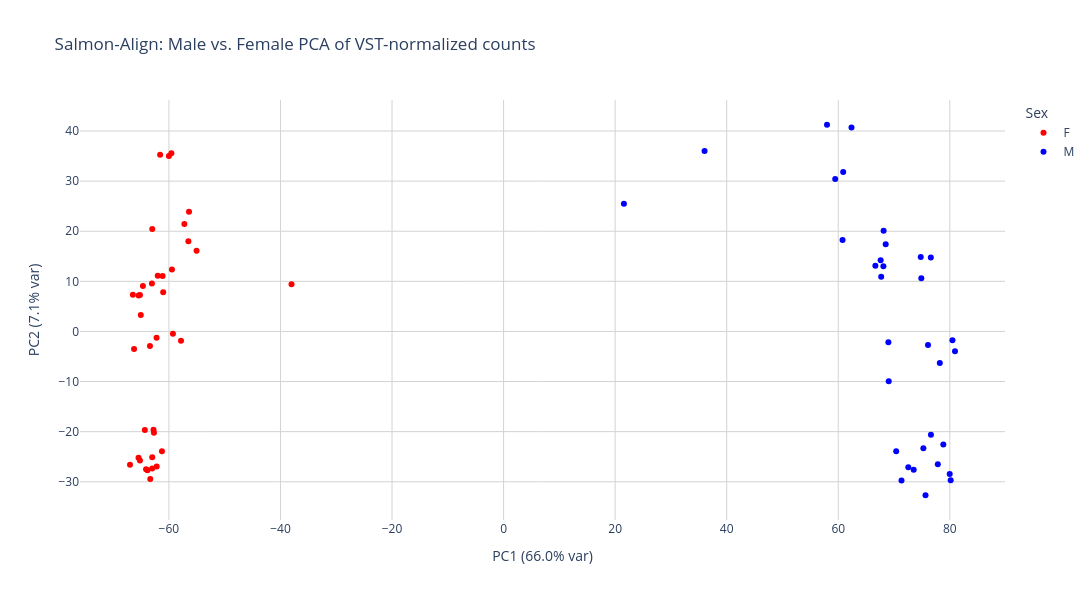

Source (notebook cell):
### Code cell
# create transpose
vst_t = norm_counts.T

pca = PCA(n_components=2)
pca_scores = pca.fit_transform(vst_t)

pca_df = metadata.copy()
pca_df['PC1'] = pca_scores[:,0]
pca_df['PC2'] = pca_scores[:,1]

# Explained variance
pc1_var = pca.explained_variance_ratio_[0] * 100
pc2_var = pca.explained_variance_ratio_[1] * 100

# Define your own color mapping
color_map = {'M': 'blue', 'F': 'red'}  

fig = px.scatter(
    pca_df,
    x='PC1',
    y='PC2',
    color='Sex',  
    color_discrete_map=color_map,          
    hover_name=pca_df.index,
    title=f"Salmon-Align: Male vs. Female PCA of VST-normalized counts"
)

fig.update_layout(
    xaxis_title=f"PC1 ({pca.explained_variance_ratio_[0]*100:.1f}% var)",
    yaxis_title=f"PC2 ({pca.explained_variance_ratio_[1]*100:.1f}% var)",
    plot_bgcolor="white",
        xaxis=dict(
        showgrid=True,
        gridcolor='lightgrey',
        gridwidth=1,
        zeroline=False
    ),
    yaxis=dict(
        showgrid=True,
        gridcolor='lightgrey',
        gridwidth=1,
        zeroline=False
    ),
    width=1200,
    height=600,
)

fig.write_image("pca_salmon_align.svg")
fig.show()

### Figure 1 — Plotly figure (JSON) as saved in the notebook; plotly's stock layout.template omitted (floating-point values rounded to 4 significant figures)
{"data": [{"hovertemplate": "<b>%{hovertext}</b><br><br>Sex=F<br>PC1=%{x}<br>PC2=%{y}<extra></extra>", "hovertext": ["ERR12356072", "ERR12383247", "ERR12383248", "ERR12383252", "ERR12383253", "ERR12383254", "ERR12383259", "ERR12383260", "ERR12383261", "ERR12383265", "ERR12383266", "ERR12383268", "ERR12383272", "ERR12383273", "ERR12383274", "ERR12383279", "ERR12383280", "ERR12383281", "ERR12383283", "ERR12383285", "ERR12383286", "ERR12383287", "ERR12383289", "ERR12383292", "ERR12383293", "ERR12383294", "ERR12383298", "ERR12383299", "ERR12383300", "ERR12383301", "ERR12383305", "ERR12383306", "ERR12383307", "ERR12383311", "ERR12383312", "ERR12383313", "ERR12383314"], "legendgroup": "F", "marker": {"color": "red", "symbol": "circle"}, "mode": "markers", "name": "F", "orientation": "v", "showlegend": true, "type": "scatter", "x": [-59.46, -62.01, -55.04, -61.13, -56.51, -38.02, -57.83, -65.04, -59.28, -62.69, -64.32, -62.76, -65.45, -62.99, -61.25, -62.19, -63.85, -65.19, -63.34, -66.98, -63.0, -64.09, -62.99, -63.4, -66.25, -62.22, -65.2, -61.03, -57.24, -65.44, -66.46, -64.66, -63.05, -56.4, -61.58, -60.0, -59.56], "xaxis": "x", "y": [12.37, 11.12, 16.11, 11.09, 18.02, 9.397, -1.855, 3.281, -0.475, -20.2, -19.65, -19.6, -25.2, -25.13, -23.92, -26.96, -27.7, -25.74, -29.46, -26.59, -27.33, -27.52, 20.43, -2.91, -3.516, -1.246, 7.285, 7.846, 21.42, 7.153, 7.322, 9.066, 9.557, 23.87, 35.28, 35.03, 35.55], "yaxis": "y"}, {"hovertemplate": "<b>%{hovertext}</b><br><br>Sex=M<br>PC1=%{x}<br>PC2=%{y}<extra></extra>", "hovertext": ["ERR12383249", "ERR12383250", "ERR12383251", "ERR12383255", "ERR12383256", "ERR12383257", "ERR12383258", "ERR12383262", "ERR12383263", "ERR12383264", "ERR12383267", "ERR12383269", "ERR12383270", "ERR12383271", "ERR12383275", "ERR12383276", "ERR12383277", "ERR12383278", "ERR12383282", "ERR12383284", "ERR12383288", "ERR12383290", "ERR12383291", "ERR12383295", "ERR12383296", "ERR12383302", "ERR12383304", "ERR12383308", "ERR12383309", "ERR12383310", "ERR12383315", "ERR12383316", "ERR12383317"], "legendgroup": "M", "marker": {"color": "blue", "symbol": "circle"}, "mode": "markers", "name": "M", "orientation": "v", "showlegend": true, "type": "scatter", "x": [74.79, 76.6, 68.51, 80.93, 60.89, 80.47, 76.09, 78.84, 76.62, 75.26, 59.46, 80.16, 79.98, 70.39, 77.85, 73.52, 72.56, 21.57, 71.34, 75.64, 68.99, 78.21, 69.05, 67.7, 68.09, 66.66, 60.77, 62.37, 57.98, 36.03, 74.89, 67.6, 68.13], "xaxis": "x", "y": [14.85, 14.78, 17.38, -3.977, 31.82, -1.749, -2.721, -22.55, -20.61, -23.3, 30.42, -29.68, -28.48, -23.91, -26.52, -27.6, -27.12, 25.5, -29.75, -32.69, -2.175, -6.321, -9.955, 10.92, 13.04, 13.1, 18.23, 40.71, 41.25, 36.0, 10.6, 14.2, 20.11], "yaxis": "y"}], "layout": {"height": 600, "legend": {"title": {"text": "Sex"}, "tracegroupgap": 0}, "plot_bgcolor": "white", "title": {"text": "Salmon-Align: Male vs. Female PCA of VST-normalized counts"}, "width": 1200, "xaxis": {"anchor": "y", "domain": [0, 1], "gridcolor": "lightgrey", "gridwidth": 1, "showgrid": true, "title": {"text": "PC1 (66.0% var)"}, "zeroline": false}, "yaxis": {"anchor": "x", "domain": [0, 1], "gridcolor": "lightgrey", "gridwidth": 1, "showgrid": true, "title": {"text": "PC2 (7.1% var)"}, "zeroline": false}}}
